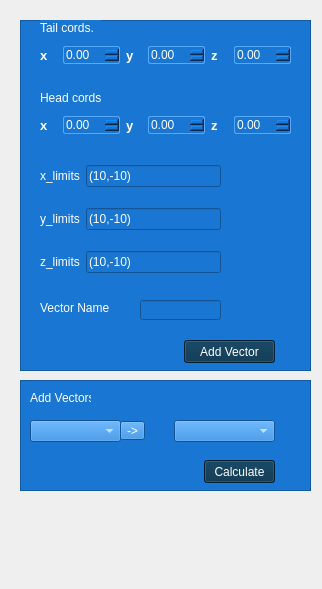
      <widget class="QWidget" name="scrollAreaWidgetContents_2">
       <property name="geometry">
        <rect>
         <x>0</x>
         <y>0</y>
         <width>322</width>
         <height>589</height>
        </rect>
       </property>
       <widget class="QFrame" name="frame_2">
        <property name="geometry">
         <rect>
          <x>20</x>
          <y>20</y>
          <width>291</width>
          <height>351</height>
         </rect>
        </property>
        <property name="styleSheet">
         <string notr="true">background:#1976d2;
color:white;</string>
        </property>
        <property name="frameShape">
         <enum>QFrame::StyledPanel</enum>
        </property>
        <property name="frameShadow">
         <enum>QFrame::Raised</enum>
        </property>
        <widget class="QPushButton" name="addVectorBtn">
         <property name="geometry">
          <rect>
           <x>164</x>
           <y>320</y>
           <width>91</width>
           <height>23</height>
          </rect>
         </property>
         <property name="styleSheet">
          <string notr="true">color:white;
background-color:#002b47;
</string>
         </property>
         <property name="text">
          <string>Add Vector</string>
         </property>
        </widget>
        <widget class="QWidget" name="horizontalLayoutWidget">
         <property name="geometry">
          <rect>
           <x>20</x>
           <y>80</y>
           <width>251</width>
           <height>51</height>
          </rect>
         </property>
         <layout class="QHBoxLayout" name="horizontalLayout">
          <item>
           <widget class="QLabel" name="label_4">
            <property name="font">
             <font>
              <pointsize>10</pointsize>
              <weight>75</weight>
              <bold>true</bold>
             </font>
            </property>
            <property name="text">
             <string>x</string>
            </property>
           </widget>
          </item>
          <item>
           <widget class="QDoubleSpinBox" name="xVcord">
            <property name="enabled">
             <bool>true</bool>
            </property>
            <property name="styleSheet">
             <string notr="true">border:1px solid rgb(85, 170, 255);
border-radius:2px;
</string>
            </property>
            <property name="minimum">
             <double>-99.989999999999995</double>
            </property>
           </widget>
          </item>
          <item>
           <widget class="QLabel" name="label_6">
            <property name="font">
             <font>
              <pointsize>10</pointsize>
              <weight>75</weight>
              <bold>true</bold>
             </font>
            </property>
            <property name="text">
             <string>y</string>
            </property>
           </widget>
          </item>
          <item>
           <widget class="QDoubleSpinBox" name="yVcord">
            <property name="styleSheet">
             <string notr="true">border:1px solid rgb(85, 170, 255);
border-radius:2px;
</string>
            </property>
            <property name="minimum">
             <double>-99.989999999999995</double>
            </property>
           </widget>
          </item>
          <item>
           <widget class="QLabel" name="label_5">
            <property name="font">
             <font>
              <pointsize>10</pointsize>
              <weight>75</weight>
              <bold>true</bold>
             </font>
            </property>
            <property name="text">
             <string>z</string>
            </property>
           </widget>
          </item>
          <item>
           <widget class="QDoubleSpinBox" name="zVcord">
            <property name="styleSheet">
             <string notr="true">border:1px solid rgb(85, 170, 255);
border-radius:2px;
</string>
            </property>
            <property name="minimum">
             <double>-99.989999999999995</double>
            </property>
           </widget>
          </item>
         </layout>
        </widget>
        <widget class="QWidget" name="horizontalLayoutWidget_2">
         <property name="geometry">
          <rect>
           <x>20</x>
           <y>10</y>
           <width>251</width>
           <height>51</height>
          </rect>
         </property>
         <layout class="QHBoxLayout" name="horizontalLayout_2">
          <item>
           <widget class="QLabel" name="label_9">
            <property name="font">
             <font>
              <pointsize>10</pointsize>
              <weight>75</weight>
              <bold>true</bold>
             </font>
            </property>
            <property name="text">
             <string>x</string>
            </property>
           </widget>
          </item>
          <item>
           <widget class="QDoubleSpinBox" name="xOrigCord">
            <property name="enabled">
             <bool>true</bool>
            </property>
            <property name="styleSheet">
             <string notr="true">border:1px solid rgb(85, 170, 255);
border-radius:2px;
</string>
            </property>
            <property name="minimum">
             <double>-99.989999999999995</double>
            </property>
           </widget>
          </item>
          <item>
           <widget class="QLabel" name="label_10">
            <property name="font">
             <font>
              <pointsize>10</pointsize>
              <weight>75</weight>
              <bold>true</bold>
             </font>
            </property>
            <property name="text">
             <string>y</string>
            </property>
           </widget>
          </item>
          <item>
           <widget class="QDoubleSpinBox" name="yOrigCord">
            <property name="styleSheet">
             <string notr="true">border:1px solid rgb(85, 170, 255);
border-radius:2px;
</string>
            </property>
            <property name="minimum">
             <double>-99.989999999999995</double>
            </property>
           </widget>
          </item>
          <item>
           <widget class="QLabel" name="label_11">
            <property name="font">
             <font>
              <pointsize>10</pointsize>
              <weight>75</weight>
              <bold>true</bold>
             </font>
            </property>
            <property name="text">
             <string>z</string>
            </property>
           </widget>
          </item>
          <item>
           <widget class="QDoubleSpinBox" name="zOrigCord">
            <property name="styleSheet">
             <string notr="true">border:1px solid rgb(85, 170, 255);
border-radius:2px;
</string>
            </property>
            <property name="minimum">
             <double>-99.989999999999995</double>
            </property>
           </widget>
          </item>
         </layout>
        </widget>
        <widget class="QWidget" name="verticalLayoutWidget">
         <property name="geometry">
          <rect>
           <x>20</x>
           <y>130</y>
           <width>181</width>
           <height>141</height>
          </rect>
         </property>
         <layout class="QVBoxLayout" name="verticalLayout_2">
          <item>
           <layout class="QHBoxLayout" name="horizontalLayout_5">
            <item>
             <widget class="QLabel" name="label_3">
              <property name="text">
               <string>x_limits</string>
              </property>
             </widget>
            </item>
            <item>
             <widget class="QLineEdit" name="Vx_lims">
              <property name="text">
               <string>(10,-10)</string>
              </property>
             </widget>
            </item>
           </layout>
          </item>
          <item>
           <layout class="QHBoxLayout" name="horizontalLayout_3">
            <item>
             <widget class="QLabel" name="label_7">
              <property name="text">
               <string>y_limits</string>
              </property>
             </widget>
            </item>
            <item>
             <widget class="QLineEdit" name="Vy_lims">
              <property name="text">
               <string>(10,-10)</string>
              </property>
             </widget>
            </item>
           </layout>
          </item>
          <item>
           <layout class="QHBoxLayout" name="horizontalLayout_4">
            <item>
             <widget class="QLabel" name="label_8">
              <property name="text">
               <string>z_limits</string>
              </property>
             </widget>
            </item>
            <item>
             <widget class="QLineEdit" name="Vz_lims">
              <property name="text">
               <string>(10,-10)</string>
              </property>
             </widget>
            </item>
           </layout>
          </item>
         </layout>
        </widget>
        <widget class="QLineEdit" name="Vname">
         <property name="geometry">
          <rect>
           <x>120</x>
           <y>280</y>
           <width>81</width>
           <height>20</height>
          </rect>
         </property>
        </widget>
        <widget class="QLabel" name="label_19">
         <property name="geometry">
          <rect>
           <x>20</x>
           <y>280</y>
           <width>91</width>
           <height>16</height>
          </rect>
         </property>
         <property name="text">
          <string>Vector Name</string>
         </property>
        </widget>
        <widget class="QLabel" name="label_20">
         <property name="geometry">
          <rect>
           <x>20</x>
           <y>0</y>
           <width>61</width>
           <height>16</height>
          </rect>
         </property>
         <property name="text">
          <string>Tail cords.</string>
         </property>
        </widget>
        <widget class="QLabel" name="label_21">
         <property name="geometry">
          <rect>
           <x>20</x>
           <y>70</y>
           <width>61</width>
           <height>16</height>
          </rect>
         </property>
         <property name="text">
          <string>Head cords.</string>
         </property>
        </widget>
       </widget>
       <widget class="QFrame" name="frame_7">
        <property name="geometry">
         <rect>
          <x>20</x>
          <y>380</y>
          <width>291</width>
          <height>111</height>
         </rect>
        </property>
        <property name="styleSheet">
         <string notr="true">background:#1976d2;
color:white;</string>
        </property>
        <property name="frameShape">
         <enum>QFrame::StyledPanel</enum>
        </property>
        <property name="frameShadow">
         <enum>QFrame::Raised</enum>
        </property>
        <widget class="QComboBox" name="aVnameList">
         <property name="geometry">
          <rect>
           <x>154</x>
           <y>40</y>
           <width>101</width>
           <height>22</height>
          </rect>
         </property>
        </widget>
        <widget class="QPushButton" name="vectorAdditionBtn">
         <property name="geometry">
          <rect>
           <x>184</x>
           <y>80</y>
           <width>71</width>
           <height>23</height>
          </rect>
         </property>
         <property name="styleSheet">
          <string notr="true">color:white;
background-color:#002b47;
</string>
         </property>
         <property name="text">
          <string>Calculate</string>
         </property>
        </widget>
        <widget class="QLabel" name="label_18">
         <property name="geometry">
          <rect>
           <x>10</x>
           <y>10</y>
           <width>61</width>
           <height>16</height>
          </rect>
         </property>
         <property name="text">
          <string>Add Vectors</string>
         </property>
        </widget>
        <widget class="QComboBox" name="vNameList">
         <property name="geometry">
          <rect>
           <x>10</x>
           <y>40</y>
           <width>91</width>
           <height>22</height>
          </rect>
         </property>
        </widget>
        <widget class="QToolButton" name="addToVListBtn">
         <property name="geometry">
          <rect>
           <x>100</x>
           <y>41</y>
           <width>25</width>
           <height>19</height>
          </rect>
         </property>
         <property name="text">
          <string>-&gt;</string>
         </property>
        </widget>
       </widget>
      </widget>
